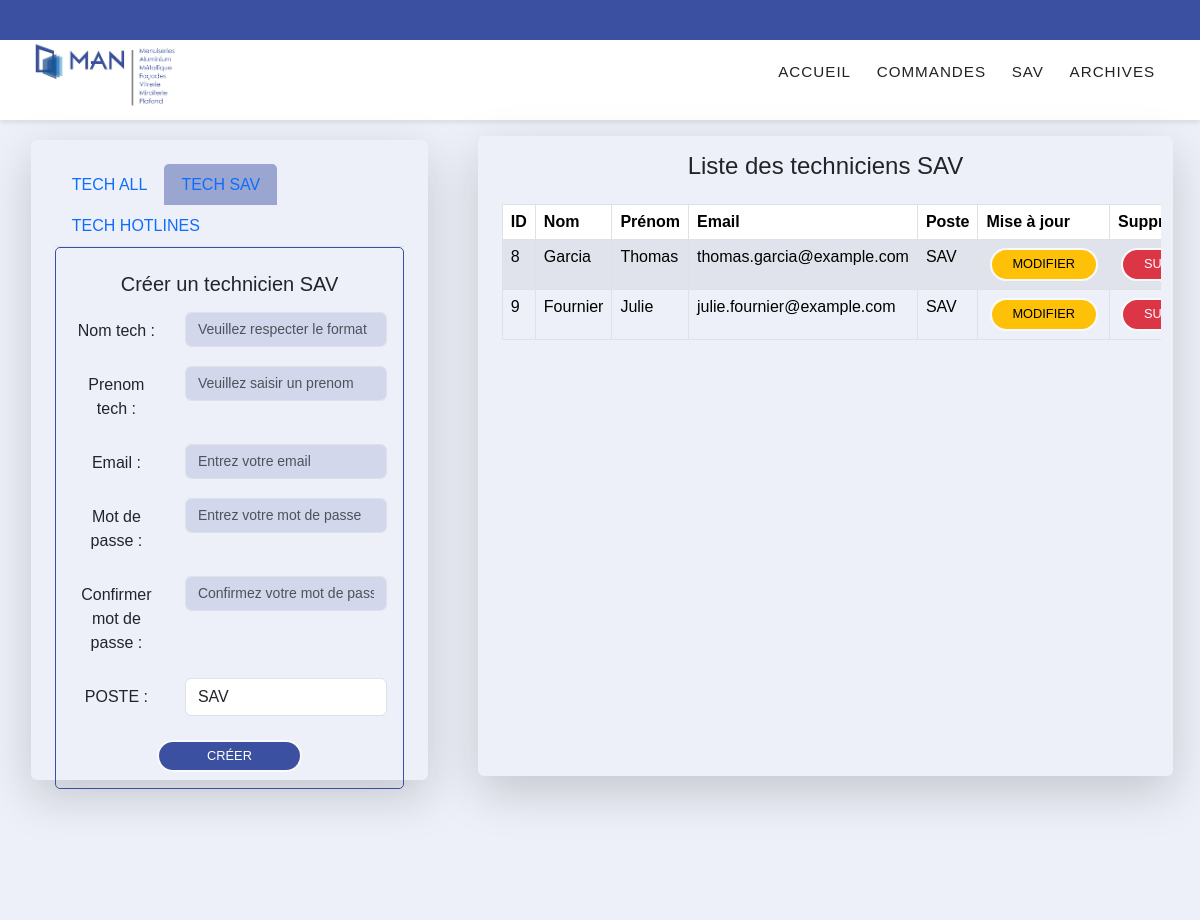
Screenshot of /controler/admin.php?action=listTechsSAV with the database file from the repository.
### tables this page shows
CREATE TABLE `techniciens` (
  `id` int(11) NOT NULL,
  `nom` varchar(100) DEFAULT NULL,
  `prenom` varchar(100) DEFAULT NULL,
  `poste` enum('SAV','Hotline') DEFAULT NULL,
  `email` varchar(255) DEFAULT NULL,
  `motdepasse` varchar(255) DEFAULT NULL
);

### model/modele_admin.inc.php (called while the page is built, shortened)
<?php
   function getTechSAV(){
     $connexion = getBdd();
     $sql = "SELECT * FROM techniciens WHERE poste = 'SAV'";
     $requete = $connexion->query($sql);
     if(!$connexion->query($sql)){
       echo "problème de connexion à la table contact";
   }
   else{
       $resultat = $requete->fetchAll(PDO::FETCH_ASSOC);
   }
   return $resultat;
   }

### Vues/vue_liste_techniciens.php (the view, shortened to what this page needs)
<?php
$contenu .= '<div class="col-lg-7 col-sm-11 shadow-lg rounded" style="max-height: 80vh">
<h4 class="p-3 text-center">'.$titreliste.'</h4>
    <div class="container overflow-auto style="max-height: 80%""><table class="table table-bordered table-striped">
        <thead>
        <tr>
        <th scope="col">ID</th>
        <th scope="col">Nom</th>
        <th scope="col">Prénom</th>
        <th scope="col">Email</th>
        <th scope="col">Poste</th>
        <th scope="col">Mise à jour</th>
        <th scope="col">Suppression</th>
        </tr>
        </thead>
    <tbody>';
if (isset($techniciens) && !empty($techniciens)) {
    foreach ($techniciens as $technicien) {
        $contenu .= '<tr>';
        $contenu .= '<td>' . $technicien['id'] . '</td>';
        $contenu .= '<td>' . $technicien['nom'] . '</td>';
        $contenu .= '<td>' . $technicien['prenom'] . '</td>';
        $contenu .= '<td>' . $technicien['email'] . '</td>';
        $contenu .= '<td>' . $technicien['poste'] . '</td>';
        $contenu .= '<td>
        <form action="admin.php" method="GET">
        <input type="hidden" name="action" value="updTech">
        <input type="hidden" name="id_technicien" value="' . $technicien['id'] . '">
        <input type="hidden" name="nom_technicien" value="' . $technicien['nom'] . '">
        <input type="hidden" name="prenom_technicien" value="' . $technicien['prenom'] . '">
        <input type="hidden" name="poste_technicien" value="' . $technicien['poste'] . '">
        <input type="hidden" name="email_technicien" value="' . $technicien['email'] . '">
        <button type="submit" class="btn btn-warning">Modifier</button>
        </form>
        </td>';
        $contenu .= '<td>
    <form id="deleteForm_'.$technicien['id'].'" action="admin.php" method="GET">
        <input type="hidden" name="action" value="suppTech">
        <input type="hidden" name="id_technicien" value="' . $technicien['id'] . '">
        <button type="button" class="btn btn-danger" data-toggle="modal" data-target="#confirmationModal_'.$technicien['id'].'">Supprimer</button>
    </form>
</td>';
$contenu .= '<div class="modal fade" id="confirmationModal_'.$technicien['id'].'" tabindex="-1" role="dialog" aria-labelledby="confirmationModalLabel_'.$technicien['id'].'" aria-hidden="true">
    <div class="modal-dialog" role="document">
        <div class="modal-content">
            <div class="modal-header">
                <h5 class="modal-title" id="confirmationModalLabel_'.$technicien['id'].'">Confirmer la suppression</h5>
                <button type="button" class="close" data-dismiss="modal" aria-label="Close">
                    <span aria-hidden="true">&times;</span>
                </button>
            </div>
            <div class="modal-body">
                Êtes-vous sûr de vouloir supprimer le technicien '.$technicien['nom'].' '.$technicien['prenom'].' au poste '.$technicien['poste'].' ?
            </div>
            <div class="modal-footer">
                <button type="button" class="btn btn-secondary" data-dismiss="modal">Annuler</button>
                <button type="submit" form="deleteForm_'.$technicien['id'].'" class="btn btn-danger">Confirmer</button>
            </div>
        </div>
    </div>
</div>';
        $contenu .= '</tr>';
    }
} else {
    $contenu .= '<tr><td colspan="6">Aucun technicien trouvé.</td></tr>';
}
$contenu .= '</tbody></table></div></div></div>';
?>

### style/gabarit.css (style rules this page uses)
:root { --clr-bg-header: #3b50a1; --clr-btn: #3b50a1; --clr-nav-hover: #2842ab; --clr-light: #fafafa; }
* { padding: 0; margin: 0; }
.btn { display: inline-block; padding: 0.5rem 1.3rem; font-size: 0.8rem; border: 2px solid var(--clr-light); border-radius: 2rem; line-height: 1; margin: 0 0.2rem; transition: 0.3s; text-transform: uppercase; }

### style/global.css (style rules this page uses)
.table tr { transition: background-color 0.3s ease; }
.table td { background-color: transparent; }

### rows the page displays
techniciens: id "8", nom "Garcia", prenom "Thomas", email "thomas.garcia@example.com", poste "SAV"
techniciens: id "9", nom "Fournier", prenom "Julie", email "julie.fournier@example.com", poste "SAV"

### other values shown
$titreliste "Liste des techniciens SAV"
